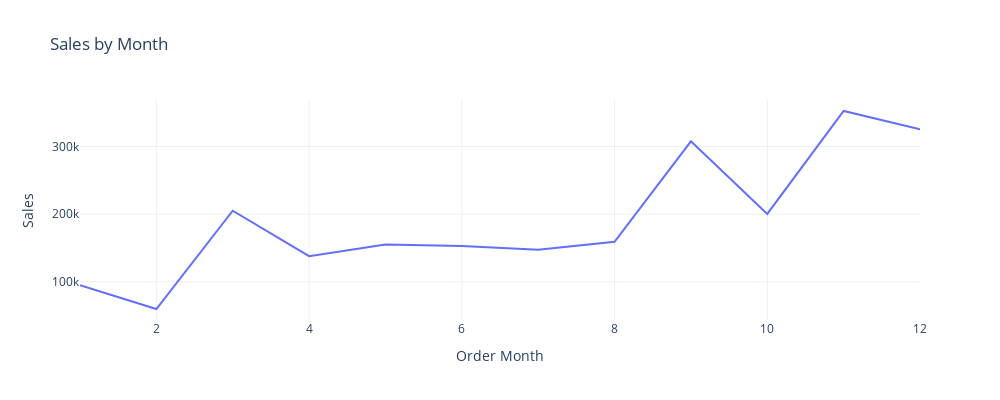

Write notebook code for a chart like this one.
### Code cell
fig = px.line(sales_by_month, x='Order Month', y='Sales', title='Sales by Month', width=1000, height=400)
fig.show()

### Figure 1 — Plotly figure (JSON) as saved in the notebook; plotly's stock layout.template omitted (floating-point values rounded to 4 significant figures)
{"data": [{"hovertemplate": "Order Month=%{x}<br>Sales=%{y}<extra></extra>", "legendgroup": "", "line": {"color": "#636efa", "dash": "solid"}, "marker": {"symbol": "circle"}, "mode": "lines", "name": "", "orientation": "v", "showlegend": false, "type": "scatter", "x": [1, 2, 3, 4, 5, 6, 7, 8, 9, 10, 11, 12], "xaxis": "x", "y": [94920.0, 59750.0, 205000.0, 137800.0, 155000.0, 152700.0, 147200.0, 159000.0, 307600.0, 200300.0, 352500.0, 325300.0], "yaxis": "y"}], "layout": {"height": 400, "legend": {"tracegroupgap": 0}, "title": {"text": "Sales by Month"}, "width": 1000, "xaxis": {"anchor": "y", "domain": [0, 1], "title": {"text": "Order Month"}}, "yaxis": {"anchor": "x", "domain": [0, 1], "title": {"text": "Sales"}}}}
